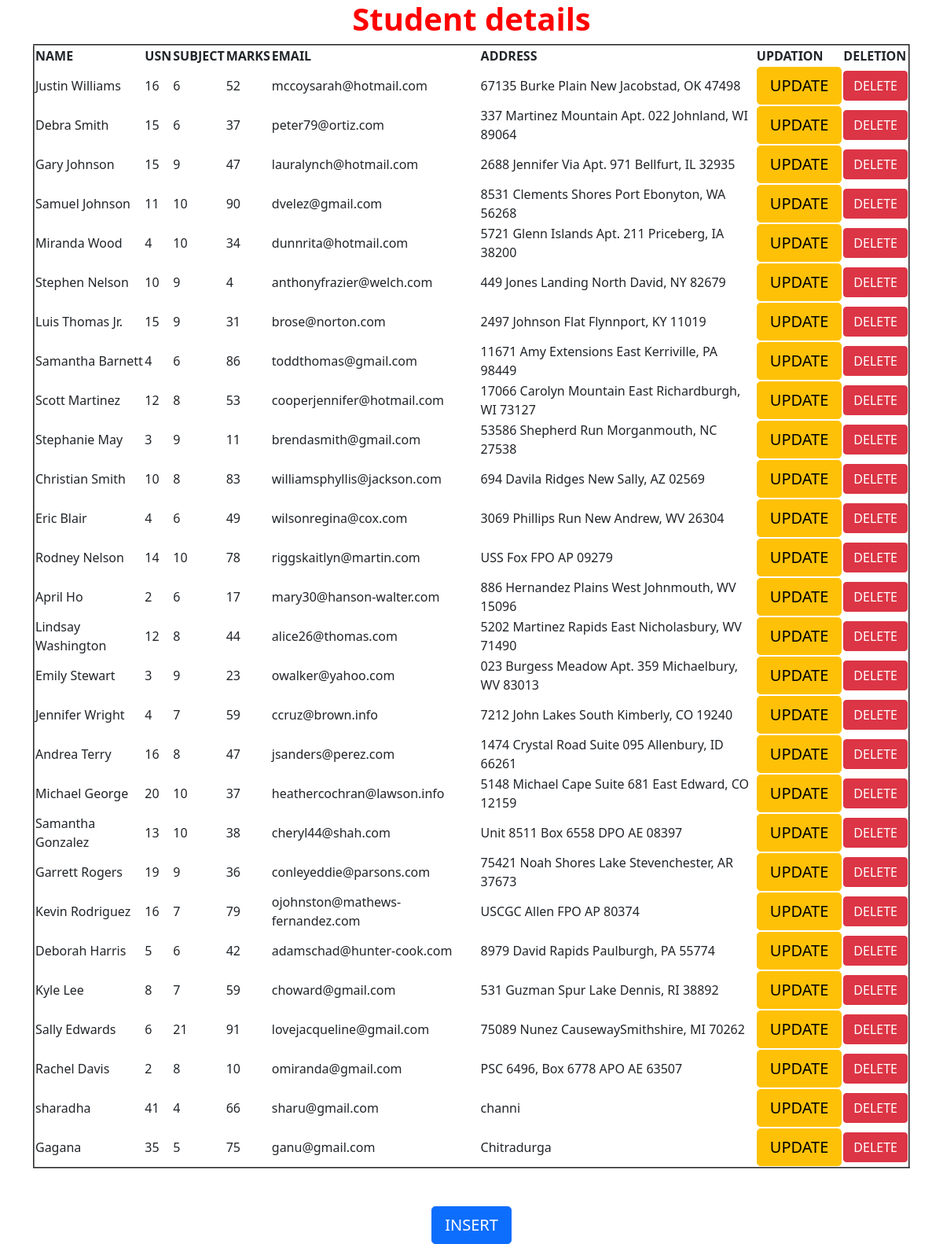
The page / on the database its author committed.
### myApp/models.py (models this page shows)
class Student(models.Model):
    name=models.CharField(max_length=50)
    usn=models.IntegerField()
    subjects=models.IntegerField()
    marks=models.IntegerField()
    email=models.EmailField()
    address=models.CharField(max_length=1000)

### myApp/views.py (the view)
# urls.py: url(r'^$',views.display_view),
def display_view(request):
    s=Student.objects.all()
    d={'stud':s}
    return render(request, 'myApp/index.html',d)

### templates/myApp/index.html (shortened to what this page needs)
<!DOCTYPE html>
<html>
{% extends 'myApp/parent.html' %}
    {% block for_child %}
    <h1 style="color:red"><b> Student details </b></h1>
    <table border="2">
      <tr>
        <th> NAME </th>
        <th> USN </th>
        <th> SUBJECT </th>
        <th> MARKS </th>
        <th> EMAIL </th>
        <th> ADDRESS </th>
        <th>UPDATION</th>
        <th>DELETION</th>
      </tr>
      {% for x in stud %}
      <tr>
        <td>{{x.name}}</td>
        <td>{{x.usn}}</td>
        <td>{{x.subjects}}</td>
        <td>{{x.marks}}</td>
        <td>{{x.email}}</td>
        <td>{{x.address}}</td>
        <td><a href="/update/{{x.id}}" class="btn btn-lg btn-warning">UPDATE</a></td>
        <td><a href="/delete/{{x.id}}" class="btn btm-lg btn-danger">DELETE </a></td>
      </tr>
      {% endfor %}
    </table><br><br>
    <center><a href="insert" class="btn btn-lg btn-primary">INSERT </a></center>
    {%endblock%}

### templates/myApp/parent.html (shortened to what this page needs)
<!DOCTYPE html>
<html">
  <head>
    <link href="https://cdn.jsdelivr.net/npm/bootstrap@5.0.0-beta1/dist/css/bootstrap.min.css" rel="stylesheet">
  </head>
  <body>
    <div class="container" align="center">
      {% block for_child %}
      {% endblock %}
    </div>
  </body>
</html>

### rows shown on the page
Student: name "Justin Williams", usn "16", subjects "6", marks "52", email "mccoysarah@hotmail.com", address "67135 Burke Plain New Jacobstad, OK 47498"
Student: name "Debra Smith", usn "15", subjects "6", marks "37", email "peter79@ortiz.com", address "337 Martinez Mountain Apt. 022 Johnland, WI 89064"
Student: name "Gary Johnson", usn "15", subjects "9", marks "47", email "lauralynch@hotmail.com", address "2688 Jennifer Via Apt. 971 Bellfurt, IL 32935"
Student: name "Samuel Johnson", usn "11", subjects "10", marks "90", email "dvelez@gmail.com", address "8531 Clements Shores Port Ebonyton, WA 56268"
Student: name "Miranda Wood", usn "4", subjects "10", marks "34", email "dunnrita@hotmail.com", address "5721 Glenn Islands Apt. 211 Priceberg, IA 38200"
Student: name "Stephen Nelson", usn "10", subjects "9", marks "4", email "anthonyfrazier@welch.com", address "449 Jones Landing North David, NY 82679"
Student: name "Luis Thomas Jr.", usn "15", subjects "9", marks "31", email "brose@norton.com", address "2497 Johnson Flat Flynnport, KY 11019"
Student: name "Samantha Barnett", usn "4", subjects "6", marks "86", email "toddthomas@gmail.com", address "11671 Amy Extensions East Kerriville, PA 98449"
Student: name "Scott Martinez", usn "12", subjects "8", marks "53", email "cooperjennifer@hotmail.com", address "17066 Carolyn Mountain East Richardburgh, WI 73127"
Student: name "Stephanie May", usn "3", subjects "9", marks "11", email "brendasmith@gmail.com", address "53586 Shepherd Run Morganmouth, NC 27538"
Student: name "Christian Smith", usn "10", subjects "8", marks "83", email "williamsphyllis@jackson.com", address "694 Davila Ridges New Sally, AZ 02569"
Student: name "Eric Blair", usn "4", subjects "6", marks "49", email "wilsonregina@cox.com", address "3069 Phillips Run New Andrew, WV 26304"
Student: name "Rodney Nelson", usn "14", subjects "10", marks "78", email "riggskaitlyn@martin.com", address "USS Fox FPO AP 09279"
Student: name "April Ho", usn "2", subjects "6", marks "17", email "mary30@hanson-walter.com", address "886 Hernandez Plains West Johnmouth, WV 15096"
Student: name "Lindsay Washington", usn "12", subjects "8", marks "44", email "alice26@thomas.com", address "5202 Martinez Rapids East Nicholasbury, WV 71490"
Student: name "Emily Stewart", usn "3", subjects "9", marks "23", email "owalker@yahoo.com", address "023 Burgess Meadow Apt. 359 Michaelbury, WV 83013"
Student: name "Jennifer Wright", usn "4", subjects "7", marks "59", email "ccruz@brown.info", address "7212 John Lakes South Kimberly, CO 19240"
Student: name "Andrea Terry", usn "16", subjects "8", marks "47", email "jsanders@perez.com", address "1474 Crystal Road Suite 095 Allenbury, ID 66261"
Student: name "Michael George", usn "20", subjects "10", marks "37", email "heathercochran@lawson.info", address "5148 Michael Cape Suite 681 East Edward, CO 12159"
Student: name "Samantha Gonzalez", usn "13", subjects "10", marks "38", email "cheryl44@shah.com", address "Unit 8511 Box 6558 DPO AE 08397"
Student: name "Garrett Rogers", usn "19", subjects "9", marks "36", email "conleyeddie@parsons.com", address "75421 Noah Shores Lake Stevenchester, AR 37673"
Student: name "Kevin Rodriguez", usn "16", subjects "7", marks "79", email "ojohnston@mathews-fernandez.com", address "USCGC Allen FPO AP 80374"
Student: name "Deborah Harris", usn "5", subjects "6", marks "42", email "adamschad@hunter-cook.com", address "8979 David Rapids Paulburgh, PA 55774"
Student: name "Kyle Lee", usn "8", subjects "7", marks "59", email "choward@gmail.com", address "531 Guzman Spur Lake Dennis, RI 38892"
Student: name "Sally Edwards", usn "6", subjects "21", marks "91", email "lovejacqueline@gmail.com", address "75089 Nunez CausewaySmithshire, MI 70262"
Student: name "Rachel Davis", usn "2", subjects "8", marks "10", email "omiranda@gmail.com", address "PSC 6496, Box 6778 APO AE 63507"
Student: name "sharadha", usn "41", subjects "4", marks "66", email "sharu@gmail.com", address "channi"
Student: name "Gagana", usn "35", subjects "5", marks "75", email "ganu@gmail.com", address "Chitradurga"
